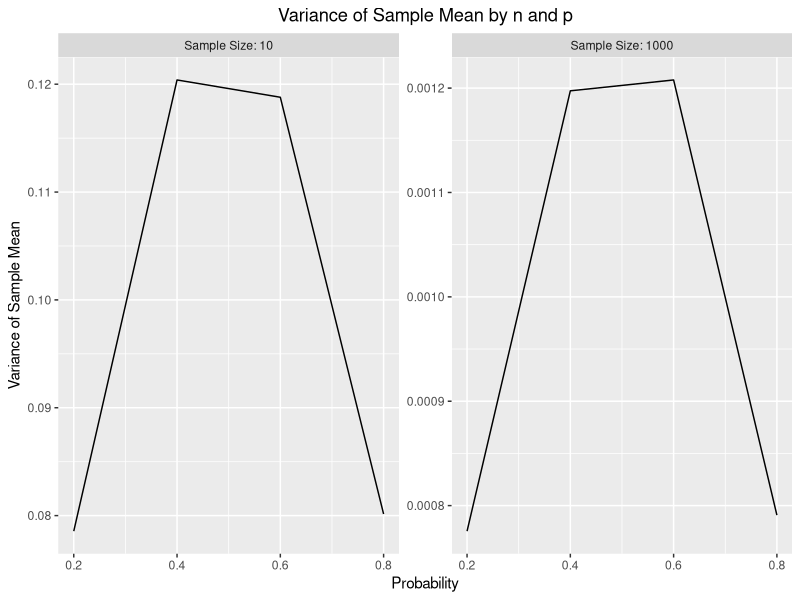

Here is the R script that generated this plot:
## ---- chunk 1
knitr::opts_chunk$set(echo = TRUE)
library(tidyverse)
## ---- chunk 2
# set nsim 
nsim <- 10000 
# write function to draw data and calculate variance once 
draw_data_once <- function(n, p) {
  draw <- rbinom(n = n, size = 5, prob = p) 
  return(mean(draw))
}
# create sample sizes vector 
n_vec <- c(10, 1000) 
# create probabilities vector 
p_vec <- seq(0.2, 0.8, 0.2)
# create matrix to hold results 
results_10 <- matrix(NA, nrow = nsim, ncol = 4)
results_1000 <- matrix(NA, nrow = nsim, ncol = 4)
# run simulation 
for (i in 1:nsim) {
  for (prob in 1:length(p_vec)) {
    results_10[i, prob] <- draw_data_once(10, p_vec[prob])
    results_1000[i, prob] <- draw_data_once(1000, p_vec[prob])
  }
}
# calculate results 
# make vectors to hold variances of sample means across trials 
var_of_means10 <- rep(NA, length(p_vec))
var_of_means1000 <- rep(NA, length(p_vec))
# loop over each probability of success
for (i in 1:length(p_vec)) {
  # compute variance of sample means for one n and p combination
  var_of_means10[i] <- var(results_10[, i])
  var_of_means1000[i] <- var(results_1000[, i])
}
# plot results 
# make dataframe to put data to plot inside 
plot_df <- data.frame(mean_var = c(var_of_means10,
                                   var_of_means1000),
                      sample_size = c(rep(10, 4), rep(1000, 4)),
                      probability = rep(p_vec, 2))
# recode sample size as a factor to use as facet labels 
plot_df$sample_size <- as.factor(plot_df$sample_size) %>%
  fct_recode("Sample Size: 10" = "10", 
             "Sample Size: 1000" = "1000")
# make faceted line plot 
# here I chose to facet instead of using color because the 
# two sets of variances are on such different scales 
# by adding "scales = 'free'" to "facet_wrap()" I can have 
# different y axis scales for my facets 
ggplot(plot_df, aes(y = mean_var, x = probability,)) +
  geom_line() + 
  facet_wrap(~ as.factor(sample_size), scales = "free") + 
  labs(x = "Probability", 
       y = "Variance of Sample Mean",
       title = "Variance of Sample Mean by n and p") + 
  theme(plot.title = element_text(hjust = 0.5))
